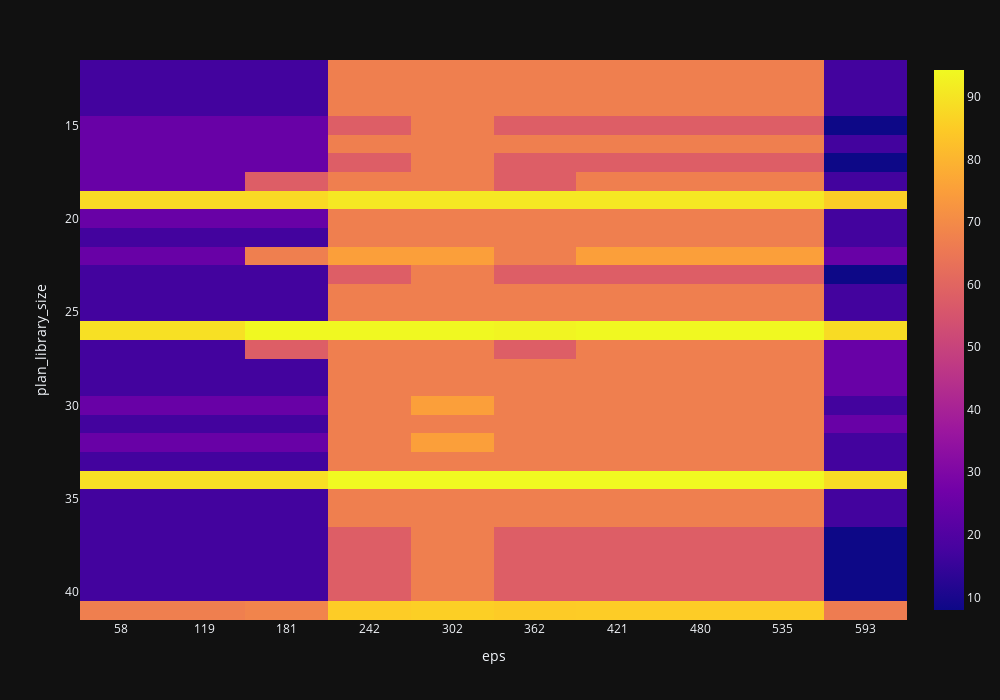

Notebook code cell kept with this figure:
### Code cell
heatmap_df = results_df[['plan_library_size', 'eps', 'final_score']]
heatmap_df = heatmap_df.groupby(['plan_library_size', 'eps']).agg({'final_score': 'mean'}).reset_index()
heatmap_df = heatmap_df.pivot(index='plan_library_size', columns='eps')['final_score'].fillna(0)

fig = px.imshow(heatmap_df, x=heatmap_df.columns, y=heatmap_df.index)
fig.update_layout(width=1000,height=700)
fig.update_xaxes(type='category')
#fig.update_yaxes(type='category')
fig.show()

### Figure 1 — Plotly figure (JSON) as saved in the notebook; plotly's stock layout.template omitted (floating-point values rounded to 4 significant figures; data arrays with more than 128 entries replaced by an {"elided": "..."} marker saying what was removed)
{"data": [{"coloraxis": "coloraxis", "name": "0", "x": [58, 119, 181, 242, 302, 362, 421, 480, 535, 593], "y": [12, 13, 14, 15, 16, 17, 18, 19, 20, 21, 22, 23, 24, 25, 26, 27, 28, 29, 30, 31, 32, 33, 34, 35, 36, 37, 38, 39, 40, 41], "z": {"elided": "30x10 float values"}, "type": "heatmap", "xaxis": "x", "yaxis": "y", "hovertemplate": "eps: %{x}<br>plan_library_size: %{y}<br>color: %{z}<extra></extra>"}], "layout": {"xaxis": {"anchor": "y", "domain": [0.0, 1.0], "scaleanchor": "y", "constrain": "domain", "title": {"text": "eps"}, "type": "category"}, "yaxis": {"anchor": "x", "domain": [0.0, 1.0], "autorange": "reversed", "constrain": "domain", "title": {"text": "plan_library_size"}}, "coloraxis": {"colorscale": [[0.0, "#0d0887"], [0.1111, "#46039f"], [0.2222, "#7201a8"], [0.3333, "#9c179e"], [0.4444, "#bd3786"], [0.5556, "#d8576b"], [0.6667, "#ed7953"], [0.7778, "#fb9f3a"], [0.8889, "#fdca26"], [1.0, "#f0f921"]]}, "margin": {"t": 60}, "width": 1000, "height": 700}}
